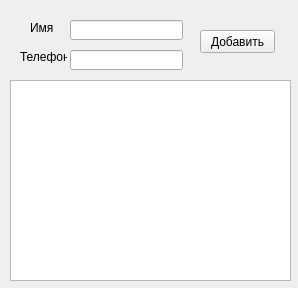
<?xml version="1.0" encoding="UTF-8"?>
<ui version="4.0">
 <class>MyNotes</class>
 <widget class="QWidget" name="MyNotes">
  <property name="geometry">
   <rect>
    <x>0</x>
    <y>0</y>
    <width>298</width>
    <height>288</height>
   </rect>
  </property>
  <property name="windowTitle">
   <string>Form</string>
  </property>
  <widget class="QLineEdit" name="contactName">
   <property name="geometry">
    <rect>
     <x>70</x>
     <y>20</y>
     <width>113</width>
     <height>20</height>
    </rect>
   </property>
  </widget>
  <widget class="QLineEdit" name="contactNumber">
   <property name="geometry">
    <rect>
     <x>70</x>
     <y>50</y>
     <width>113</width>
     <height>20</height>
    </rect>
   </property>
  </widget>
  <widget class="QLabel" name="label">
   <property name="geometry">
    <rect>
     <x>30</x>
     <y>20</y>
     <width>41</width>
     <height>16</height>
    </rect>
   </property>
   <property name="text">
    <string>&lt;html&gt;&lt;head/&gt;&lt;body&gt;&lt;p&gt;Имя&lt;/p&gt;&lt;/body&gt;&lt;/html&gt;</string>
   </property>
  </widget>
  <widget class="QLabel" name="label_2">
   <property name="geometry">
    <rect>
     <x>20</x>
     <y>50</y>
     <width>47</width>
     <height>13</height>
    </rect>
   </property>
   <property name="text">
    <string>Телефон</string>
   </property>
  </widget>
  <widget class="QPushButton" name="addContactBtn">
   <property name="geometry">
    <rect>
     <x>200</x>
     <y>30</y>
     <width>75</width>
     <height>23</height>
    </rect>
   </property>
   <property name="text">
    <string>Добавить</string>
   </property>
  </widget>
  <widget class="QListWidget" name="contactList">
   <property name="geometry">
    <rect>
     <x>10</x>
     <y>80</y>
     <width>281</width>
     <height>201</height>
    </rect>
   </property>
  </widget>
 </widget>
 <resources/>
 <connections/>
</ui>
